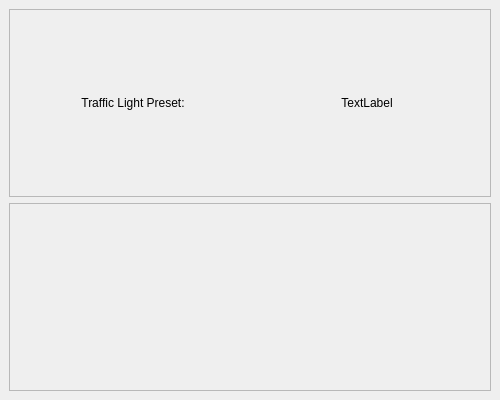
<?xml version="1.0" encoding="UTF-8"?>
<ui version="4.0">
 <class>MainWindow</class>
 <widget class="QMainWindow" name="MainWindow">
  <property name="geometry">
   <rect>
    <x>0</x>
    <y>0</y>
    <width>500</width>
    <height>400</height>
   </rect>
  </property>
  <property name="minimumSize">
   <size>
    <width>400</width>
    <height>300</height>
   </size>
  </property>
  <property name="mouseTracking">
   <bool>true</bool>
  </property>
  <property name="windowTitle">
   <string>Smart Crossroads GUI</string>
  </property>
  <property name="windowIcon">
   <iconset>
    <normaloff>../../.designer/backup/cam.ico</normaloff>
    <normalon>../../.designer/backup/cam.ico</normalon>../../.designer/backup/cam.ico</iconset>
  </property>
  <property name="documentMode">
   <bool>false</bool>
  </property>
  <widget class="QWidget" name="centralwidget">
   <property name="sizePolicy">
    <sizepolicy hsizetype="Maximum" vsizetype="Maximum">
     <horstretch>0</horstretch>
     <verstretch>0</verstretch>
    </sizepolicy>
   </property>
   <property name="mouseTracking">
    <bool>true</bool>
   </property>
   <layout class="QVBoxLayout" name="verticalLayout">
    <item>
     <widget class="QFrame" name="frame">
      <property name="frameShape">
       <enum>QFrame::StyledPanel</enum>
      </property>
      <property name="frameShadow">
       <enum>QFrame::Raised</enum>
      </property>
      <layout class="QHBoxLayout" name="horizontalLayout">
       <item>
        <widget class="QLabel" name="label_2">
         <property name="text">
          <string>Traffic Light Preset:</string>
         </property>
         <property name="alignment">
          <set>Qt::AlignCenter</set>
         </property>
        </widget>
       </item>
       <item>
        <widget class="QLabel" name="label">
         <property name="text">
          <string>TextLabel</string>
         </property>
         <property name="alignment">
          <set>Qt::AlignCenter</set>
         </property>
        </widget>
       </item>
      </layout>
     </widget>
    </item>
    <item>
     <widget class="QFrame" name="frame_2">
      <property name="frameShape">
       <enum>QFrame::StyledPanel</enum>
      </property>
      <property name="frameShadow">
       <enum>QFrame::Raised</enum>
      </property>
      <layout class="QHBoxLayout" name="horizontalLayout_2"/>
     </widget>
    </item>
   </layout>
  </widget>
 </widget>
 <resources/>
 <connections/>
</ui>
